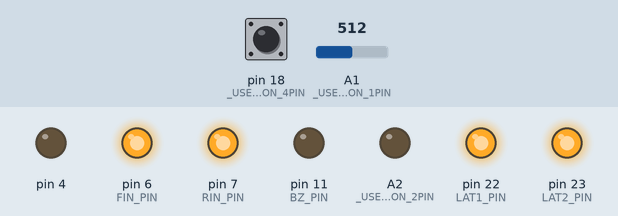
Simulated run of this sketch. Board: Arduino Leonardo, built with avr-gcc and run on an emulated ATmega32U4. Shown: output pins drawn as LEDs (lit = HIGH). The inputs (shaded band) are chosen by the test bench; at power-on: pin 18 (_USER_CON_4PIN) HIGH, A1 (_USER_CON_1PIN) = 512.

Above: at 0.1 s.
Timing chart, 0 to 1.6 s (numbered marks = the images above):
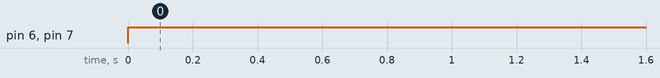

The sketch:

kadai4.ino
```cpp
// 23:55

#define USE_TIMER3_ISR
#include "mono_con.h"

const int loedge = 0 + 200;
const int hiedge = 1023 - 200;

const int speed[7] = { 140, 110, 80, 0, 80, 110, 140 };
int idx = 3;

int sw, xpos;
int presw, prexpos, xposps = 0;
bool swps = false;

bool isstop = true;

word in;

void dm(int speed, int di) {
	if (di == 0) {
		digitalWrite(FIN_PIN, HIGH);
		digitalWrite(RIN_PIN, HIGH);
	} else {
		analogWrite(FIN_PIN, di > 0 ? speed : 0);
		analogWrite(RIN_PIN, di < 0 ? speed : 0);
	}
}

void onedisp(int n) {
	static int pre_n = 0;
	if (n != pre_n) {
		pre_n = n;
		if (n >= 0) disp(0x00, num[n]);
		else disp(0x40, num[abs(n)]);
	}
}

ISR(TIMER3_COMPA_vect) {
	if (in++ > 5) {
		in = 0;

		sw = digitalRead(_USER_CON_4PIN);
		xpos = analogRead(A1);

		if (sw == LOW && presw == HIGH) swps = true;
		if (xpos > hiedge && prexpos <= hiedge) xposps = 1;
		if (xpos < loedge && prexpos >= loedge) xposps = -1;

		presw = sw;
		prexpos = xpos;
	}
}

void setup() {
	config_init();
	serial_init();

	sw = presw = digitalRead(_USER_CON_4PIN);
	xpos = prexpos = analogRead(A1);

	disp(0x00, num[0]);
}

void loop() {
	if (swps) {
		swps = false;
		isstop = !isstop;
	}

	if (xposps != 0) {
		if (xposps > 0) {
			if (idx < 6) idx++;
		} else {
			if (idx > 0) idx--;
		}
		xposps = 0;
	}

	if (!isstop) {
		dm(speed[idx], (idx - 3 == 0) ? 0 : (idx - 3 > 0) ? 1 : -1);
	} else {
		dm(0, 0);
	}

	onedisp(idx - 3);
}
```

mono_con.h
```cpp
//===================================================================================================================
//
//  高校生ものづくりコンテスト2026岡山県大会用 ArduinoShield
//
//    出力回路: 百エディケーション製
//    https://hyakuedu.wordpress.com/
//
//    CPU Board: Arduino MEGA 2560 R3
//                                     2026/01/08 OKAKO
//
//===================================================================================================================
#ifndef _MONO_CON_2026_H
#define _MONO_CON_2026_H

//--- Arduino  ATmega2560 Input
#define _USER_CON_1PIN A1
#define _USER_CON_2PIN A2
#define _USER_CON_3PIN 17
#define _USER_CON_4PIN 18
#define _USER_CON_5PIN 19
#define _USER_CON_6PIN 40
#define _USER_CON_7PIN 42
#define _USER_CON_8PIN 20 //GND

//--- OKAKO_Shield_CN2
#define BOARD_SW_PIN 26
#define BZ_PIN 11
#define FIN_PIN 6
#define RIN_PIN 7
#define LAT2_PIN 23
#define LAT1_PIN 22
#define SCK_PIN 24
#define SDI_PIN 25

//--- セグメントLED 0-9,blank
const int num[11] = { 0x3f, 0x06, 0x5b, 0x4f, 0x66,  //0, 1, 2, 3, 4
                      0x6d, 0x7d, 0x27, 0x7f, 0x6f,  //5, 6, 7, 8, 9
                      0x00 };                        //blank

//--- レジスタ初期設定
void config_init(void) {
  pinMode(_USER_CON_1PIN, INPUT);
  pinMode(_USER_CON_2PIN, INPUT);
  pinMode(_USER_CON_3PIN, INPUT);
  pinMode(_USER_CON_4PIN, INPUT);
  pinMode(_USER_CON_5PIN, INPUT);
  pinMode(_USER_CON_6PIN, INPUT);
  pinMode(_USER_CON_7PIN, INPUT);

  pinMode(_USER_CON_8PIN, OUTPUT);
  digitalWrite(_USER_CON_8PIN, LOW); //IN_D4をGND設定

  pinMode(BOARD_SW_PIN, INPUT);
  pinMode(BZ_PIN, OUTPUT);
  pinMode(RIN_PIN, OUTPUT);
  pinMode(FIN_PIN, OUTPUT);
  pinMode(LAT1_PIN, OUTPUT);
  pinMode(LAT2_PIN, OUTPUT);
  pinMode(SCK_PIN, OUTPUT);
  pinMode(SDI_PIN, OUTPUT);

  ////////// DCモータ制御用PWM信号生成用のタイマ(Timer4)の周波数を31.37KHzに変更 //////////
  TCCR4B = (TCCR4B & 0b11111000) | 0x01;

#ifdef USE_TIMER3_ISR
  ////////// 1ms割り込み用のタイマ(Timer3)の初期化 //////////
  TCCR3A = 0;
  TCCR3B = 0x0b;
  // OCR3A = 124;
  OCR3A = 249;
  TIMSK3 = 2;
#endif
}

//--- 構造体宣言bitset
struct bitset {
  int SDI : 1;   // bit0 シリアルデータ
  int SCK : 1;   // bit1 シリアルクロック
  int LAT1 : 1;  // bit2 7seg LED 系ラッチ
  int LAT2 : 1;  // bit3 フルカラーLED,step モータ系ラッチ
  int DCM : 2;   // bit4,5 DC モータの動作モード
  int BZ : 1;    // bit6 圧電スピーカ
  int TSW : 1;   // bit7 タクトスイッチ入力
};
struct bitset RC;  // 構造体変数

//--- 共用体宣言lm (LED & step Motor)
union {
  struct {               //--- 構造体宣言，bit というグループ名
    int SM : 4;   // bit0 ～ bit3 ステッピングモータ励磁信号
    int R : 1;    // bit4 フルカラーLED，赤色
    int B : 1;    // bit5 フルカラーLED，青色
    int G : 1;    // bit6 フルカラーLED，緑色
    int res : 1;  // bit7 未使用
  } bit;          // bit アクセス名
  struct {
    int SM : 4;
    int GBR : 3;  // フルカラーLED, カラーコードを3bitで指定
    int res : 1;
  } color;  // GBRを3ビットアクセス名
  int b8;   // byte アクセス名
} lm;       // 共用体変数名

//--- U1,U2,U3初期化
void serial_init(void) {
  // U1, U2
  digitalWrite(LAT1_PIN, LOW);
  shiftOut(SDI_PIN, SCK_PIN, MSBFIRST, 0x00);
  shiftOut(SDI_PIN, SCK_PIN, MSBFIRST, 0x00);
  digitalWrite(LAT1_PIN, HIGH);

  // U3
  digitalWrite(LAT2_PIN, LOW);
  shiftOut(SDI_PIN, SCK_PIN, MSBFIRST, 0x00);
  digitalWrite(LAT2_PIN, HIGH);
}

//--- 2桁7セグメントLEDの表示関数
void disp(char leftPat, char rightPat) {
  digitalWrite(LAT1_PIN, LOW);
  shiftOut(SDI_PIN, SCK_PIN, MSBFIRST, leftPat);
  shiftOut(SDI_PIN, SCK_PIN, MSBFIRST, rightPat);
  digitalWrite(LAT1_PIN, HIGH);
}

//--- ステッピングモータの初期設定関数
int stepm_init(int n) {
  int spm[5] = { 0x9,     // A
                 0xc,     // B
                 0x6,     // nA
                 0x3,     // nB
                 0x00 };  // Stop

  return spm[n];
}

//--- フルカラーLEDとステッピングモータの動作制御関数
void led_stepmotor(char n) {
  digitalWrite(LAT2_PIN, LOW);
  shiftOut(SDI_PIN, SCK_PIN, MSBFIRST, n);
  digitalWrite(LAT2_PIN, HIGH);
}

#endif
```

Measured:
- by itself, pin 6 (FIN_PIN), pin 7 (RIN_PIN): LOW → HIGH at 0.00 s
